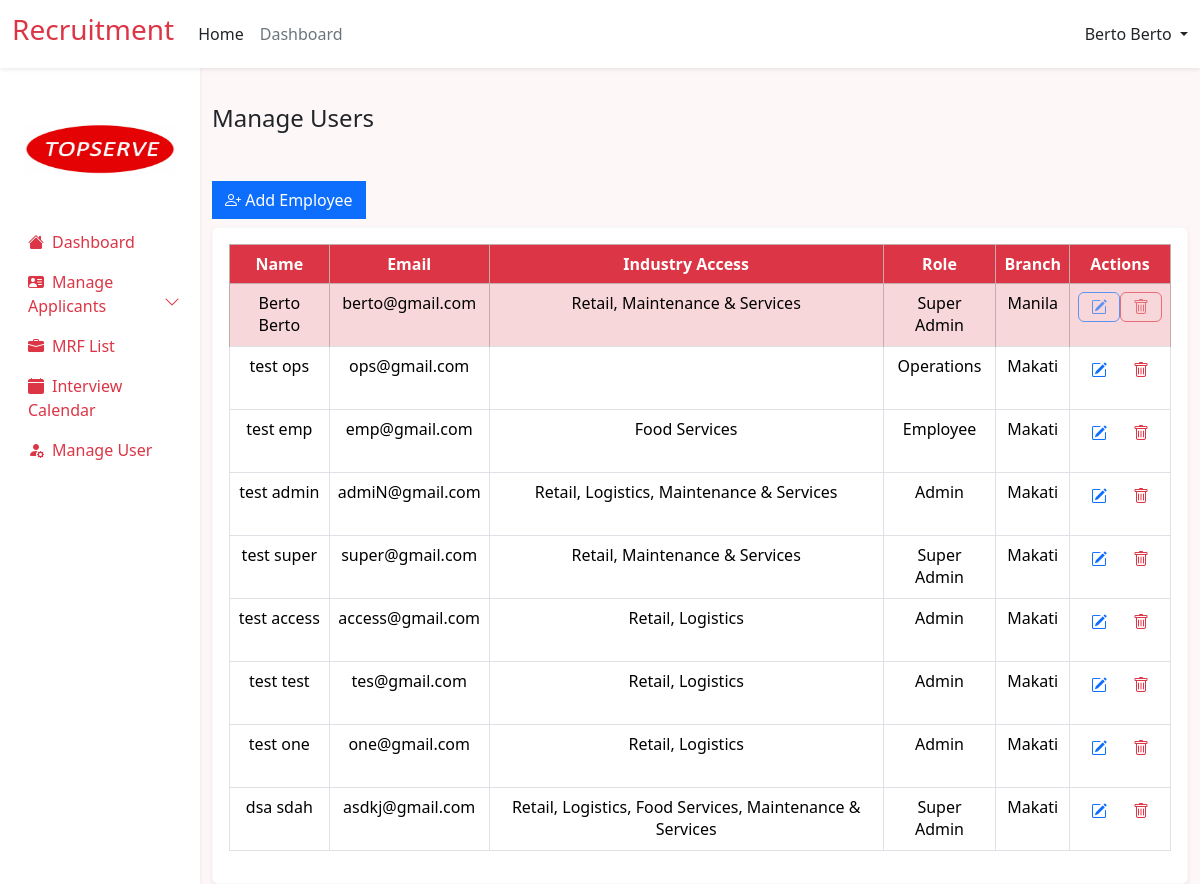
The app's page /src/admin/frontend/manage_user.php (signed in), older data.
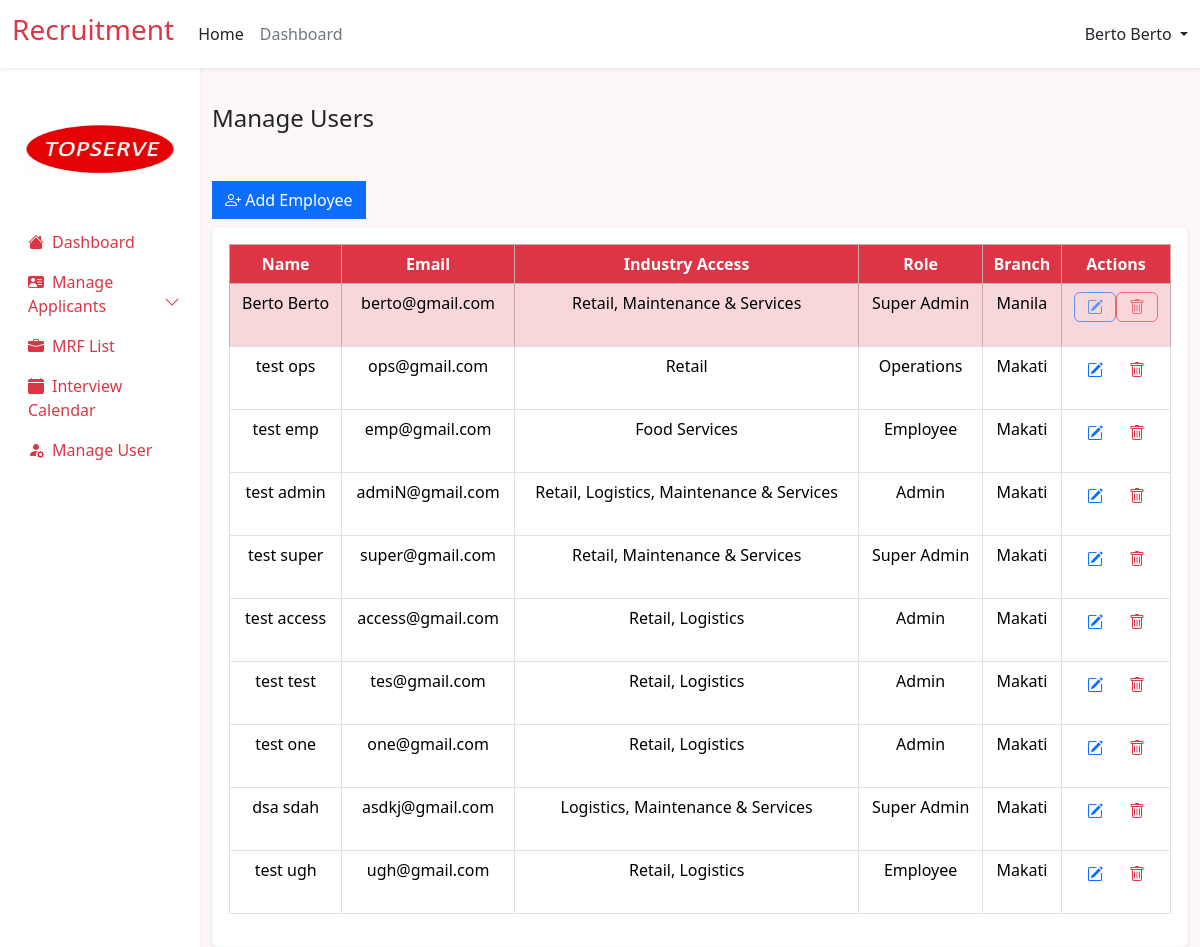
The same page, newer data.
### tables this page shows
CREATE TABLE `user` (
  `id` int(11) NOT NULL,
  `first_name` varchar(255) NOT NULL,
  `last_name` varchar(255) NOT NULL,
  `address` text NOT NULL,
  `email` varchar(255) NOT NULL,
  `password` varchar(255) NOT NULL,
  `role` varchar(255) NOT NULL,
  `resume` varchar(255) NOT NULL,
  `branch` varchar(255) NOT NULL,
  `industry_access` varchar(255) NOT NULL,
  `verify_token` varchar(255) NOT NULL,
  `verify_status` tinyint(2) NOT NULL DEFAULT 0 COMMENT '0=not verified, 1=verified'
);

### src/admin/frontend/manage_user.php (the view, shortened to what this page needs)
<?php
include ('src/admin/backend/manage_user_process.php');
$query = "SELECT * FROM user WHERE role != ?";
$role = "user";
$stmt = $conn->prepare($query);
$stmt->bind_param("s", $role);
$stmt->execute();
$result = $stmt->get_result();
include ('components/header.php');
?>
<h4 class=" mt-1 mb-5 ">Manage Users</h4>
<div class="row">
    <div class="col-md-6 col-lg-9">
        <div class="float-start mb-2">
            <button type="button" class="btn btn-primary " data-bs-toggle="modal" data-bs-target="#addUserModal"
                style="border-radius: 0;">
                <i class="bi bi-person-plus"></i> Add Employee
            </button>
        </div>
    </div>
</div>
<div>
    <div class="card border-light shadow-sm">
        <div class="card-body">
            <div class="table-responsive">
                <table id="employeeTable" class="table text-center table-hover table-bordered bg-white border">
                    <thead class="table-danger">
                        <tr>
                            <th class="bg-danger text-white text-center">Name</th>
                            <th class="bg-danger text-white text-center">Email</th>
                            <th class="bg-danger text-white text-center">Industry Access</th>
                            <th class="bg-danger text-white text-center">Role</th>
                            <th class="bg-danger text-white text-center">Branch</th>
                            <th class="bg-danger text-white text-center">Actions</th>
                        </tr>
                    </thead>
                    <tbody style="margin-bottom: 10px;">
                        <?php
                        while ($row = $result->fetch_assoc()) {
                            $loggedInUserId = $_SESSION['user_id'];
                            $highlightClass = ($loggedInUserId == $row['id']) ? 'table-danger' : '';
                            $disableAction = ($loggedInUserId == $row['id']) ? 'disabled' : '';
                            ?>
                            <tr>
                                <td class="<?php echo $highlightClass; ?>">
                                    <?php echo $row['first_name'] . ' ' . $row['last_name']; ?>
                                </td>
                                <td class="<?php echo $highlightClass; ?>">
                                    <?php echo $row['email']; ?>
                                </td>
                                <td class="<?php echo $highlightClass; ?>">
                                    <?php echo $row['industry_access']; ?>
                                </td>
                                <td class="<?php echo $highlightClass; ?>">
                                    <?php echo $row['role']; ?>
                                </td>
                                <td class="<?php echo $highlightClass; ?>">
                                    <?php echo $row['branch']; ?>
                                </td>
                                <td class="<?php echo $highlightClass; ?>">
                                    <div class="btn-group" role="group" aria-label="User Actions">
                                        <form>
                                            <button type="button" class="btn text-primary" data-bs-toggle="modal"
                                                data-bs-target="#editUserModal<?php echo $row['id'] ?>" <?php echo $disableAction; ?>>
                                                <i class="bi bi-pencil-square"></i>
                                            </button>
                                        </form>
                                        <form id="deleteEmpForm<?php echo $row['id'] ?>" action="" method="post">
                                            <button type="button" class="btn text-danger"
                                                onclick="confirmDelete(<?php echo $row['id']; ?>)" <?php echo $disableAction; ?>>
                                                <i class="bi bi-trash"></i>
                                            </button>
                                        </form>
                                    </div>
                                </td>
                            </tr>
                            <?php
                        }
                        ?>
                    </tbody>
                </table>
            </div>
        </div>
    </div>
</div>
<?php include ('components/footer.php'); ?>

Row changes from the older to the newer data that the page shows:
changed user "ops": industry_access (not shown) → "Retail"
changed user "dsa": industry_access "Retail, Logistics, Food Services, Maintenance & Services" → "Logistics, Maintenance & Services"
added user: first_name "test", last_name "ugh", email "ugh@gmail.com", industry_access "Retail, Logistics", role "Employee", branch "Makati"
